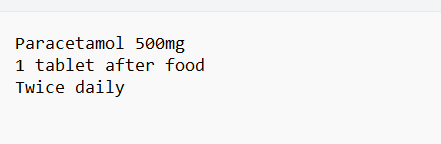
#> input picture prescription.jpg, 441 x 144 px
$ python ocr_test.py
#> lines starting #> are read from the running program, lines starting #| are printed output that depends on the picture; after the words box and inside, x2 and y2 are one past the last pixel; in counts of white or black regions, pixels touching at a corner belong together
import pytesseract
import cv2

pytesseract.pytesseract.tesseract_cmd = r"C:\Program Files\Tesseract-OCR\tesseract.exe"

img = cv2.imread("prescription.jpg")
#> img is the input picture: shape (144, 441, 3); mean B, G, R 243.6, 243.4, 243.3

gray = cv2.cvtColor(img, cv2.COLOR_BGR2GRAY)
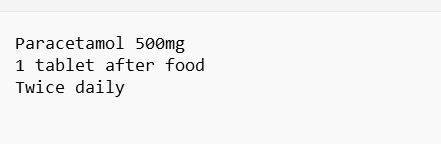
#> gray: shape (144, 441); min 0, max 249, mean 243.4
gray = cv2.threshold(gray, 150, 255, cv2.THRESH_BINARY)[1]
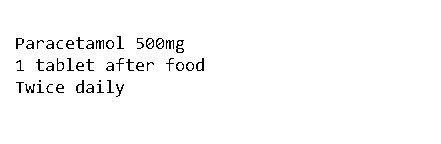
#> gray: shape (144, 441); 97.8% white; black in thin lines or dots, all inside (x1, y1, x2, y2) = (16, 36, 204, 97)

#> (the run stopped early here; a loop or call above may not have finished)
